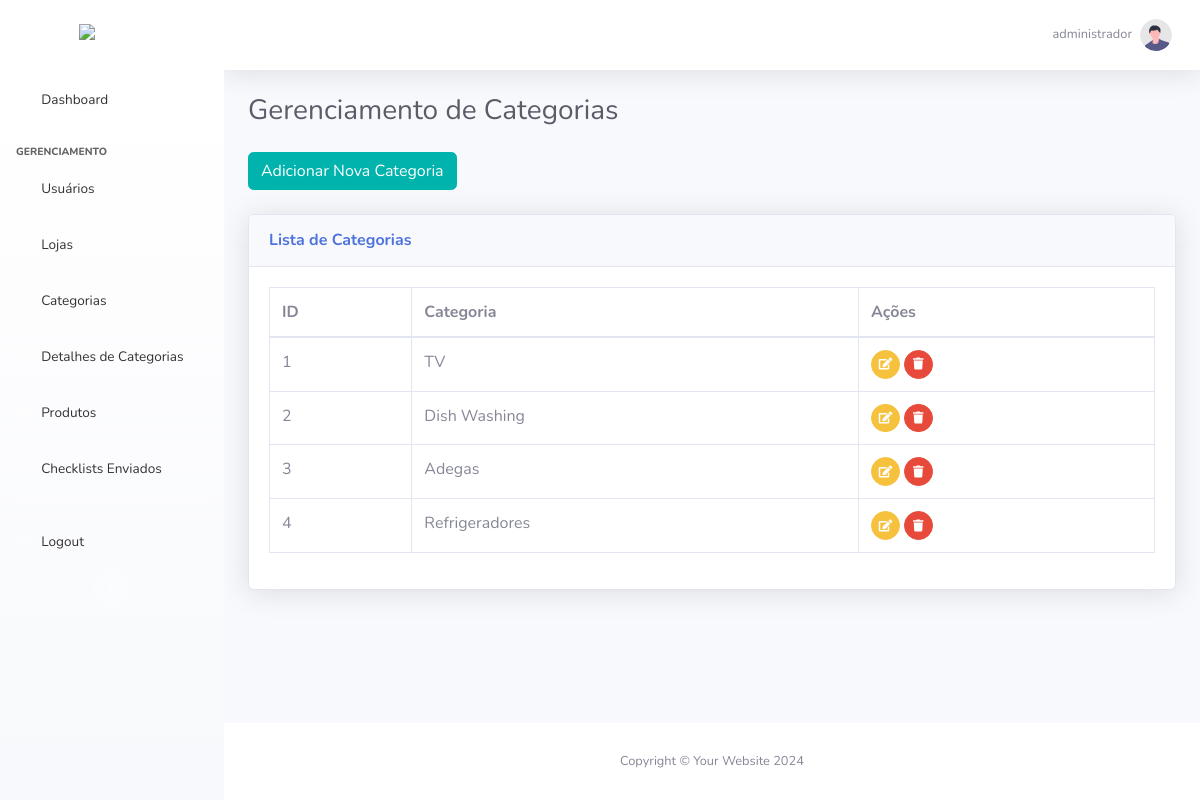
Screenshot of /admin/categorias.php (signed in) with the database file from the repository.
### tables this page shows
CREATE TABLE IF NOT EXISTS `categorias` (
  `id` int(11) NOT NULL AUTO_INCREMENT,
  `categoria_nome` varchar(100) NOT NULL,
  PRIMARY KEY (`id`)
);

### admin/categorias.php (the view, shortened to what this page needs)
<?php
include('db.php');
?>
<!DOCTYPE html>
<html lang="en">
<head>
    <link href="vendor/fontawesome-free/css/all.min.css" rel="stylesheet" type="text/css">
    <link href="css/sb-admin-2.min.css" rel="stylesheet">
</head>
<body id="page-top">
    <div id="wrapper">
        <?php include('menu.php'); ?>
        <div id="content-wrapper" class="d-flex flex-column">
            <div id="content">
                <nav class="navbar navbar-expand navbar-light bg-white topbar mb-4 static-top shadow">
                    <ul class="navbar-nav ml-auto">
                        <li class="nav-item dropdown no-arrow">
                            <a class="nav-link dropdown-toggle" href="#" id="userDropdown" role="button"
                                data-toggle="dropdown" aria-haspopup="true" aria-expanded="false">
                                <span class="mr-2 d-none d-lg-inline text-gray-600 small">
                                    <?php echo $_SESSION['nome_usuario']; ?>
                                </span>
                                <img class="img-profile rounded-circle" src="img/undraw_profile.svg">
                            </a>
                        </li>
                    </ul>
                </nav>
                <div class="container-fluid">
                    <h1 class="h3 mb-4 text-gray-800">Gerenciamento de Categorias</h1>
                    <a href="create_categoria.php" class="btn btn-primary mb-4">Adicionar Nova Categoria</a>
                    <div class="card shadow mb-4">
                        <div class="card-header py-3">
                            <h6 class="m-0 font-weight-bold text-primary">Lista de Categorias</h6>
                        </div>
                        <div class="card-body">
                            <div class="table-responsive">
                                <table class="table table-bordered" id="dataTable" width="100%" cellspacing="0">
                                    <thead>
                                        <tr>
                                            <th>ID</th>
                                            <th>Categoria</th>
                                            <th>Ações</th>
                                        </tr>
                                    </thead>
                                    <tbody>
                                        <?php
                                        $sql = "SELECT id, categoria_nome FROM categorias";
                                        $result = $conn->query($sql);
                                        if ($result->num_rows > 0) {
                                            while($row = $result->fetch_assoc()) {
                                                echo "<tr>";
                                                echo "<td>" . $row["id"] . "</td>";
                                                echo "<td>" . $row["categoria_nome"] . "</td>";
                                                echo "<td>
                                                        <a href='edit_categoria.php?id=" . $row["id"] . "' class='btn btn-warning btn-circle btn-sm'><i class='fas fa-edit'></i></a>
                                                        <a href='delete_categoria.php?id=" . $row["id"] . "' class='btn btn-danger btn-circle btn-sm'><i class='fas fa-trash'></i></a>
                                                      </td>";
                                                echo "</tr>";
                                            }
                                        } else {
                                            echo "<tr><td colspan='3'>Nenhuma categoria encontrada</td></tr>";
                                        }
                                        ?>
                                    </tbody>
                                </table>
                            </div>
                        </div>
                    </div>
                </div>
            </div>
            <footer class="sticky-footer bg-white">
                <div class="container my-auto">
                    <div class="copyright text-center my-auto">
                        <span>Copyright &copy; Your Website 2024</span>
                    </div>
                </div>
            </footer>
        </div>
    </div>
</body>
</html>

### admin/categorias.php (style rules this page uses)
.btn-primary { background-color: #00B3AC !important; border-color: #00B3AC !important; }

### rows the page displays
categorias: id "1", categoria_nome "TV"
categorias: id "2", categoria_nome "Dish Washing"
categorias: id "3", categoria_nome "Adegas"
categorias: id "4", categoria_nome "Refrigeradores"

### other values shown
$_SESSION['nome_usuario'] "administrador"
